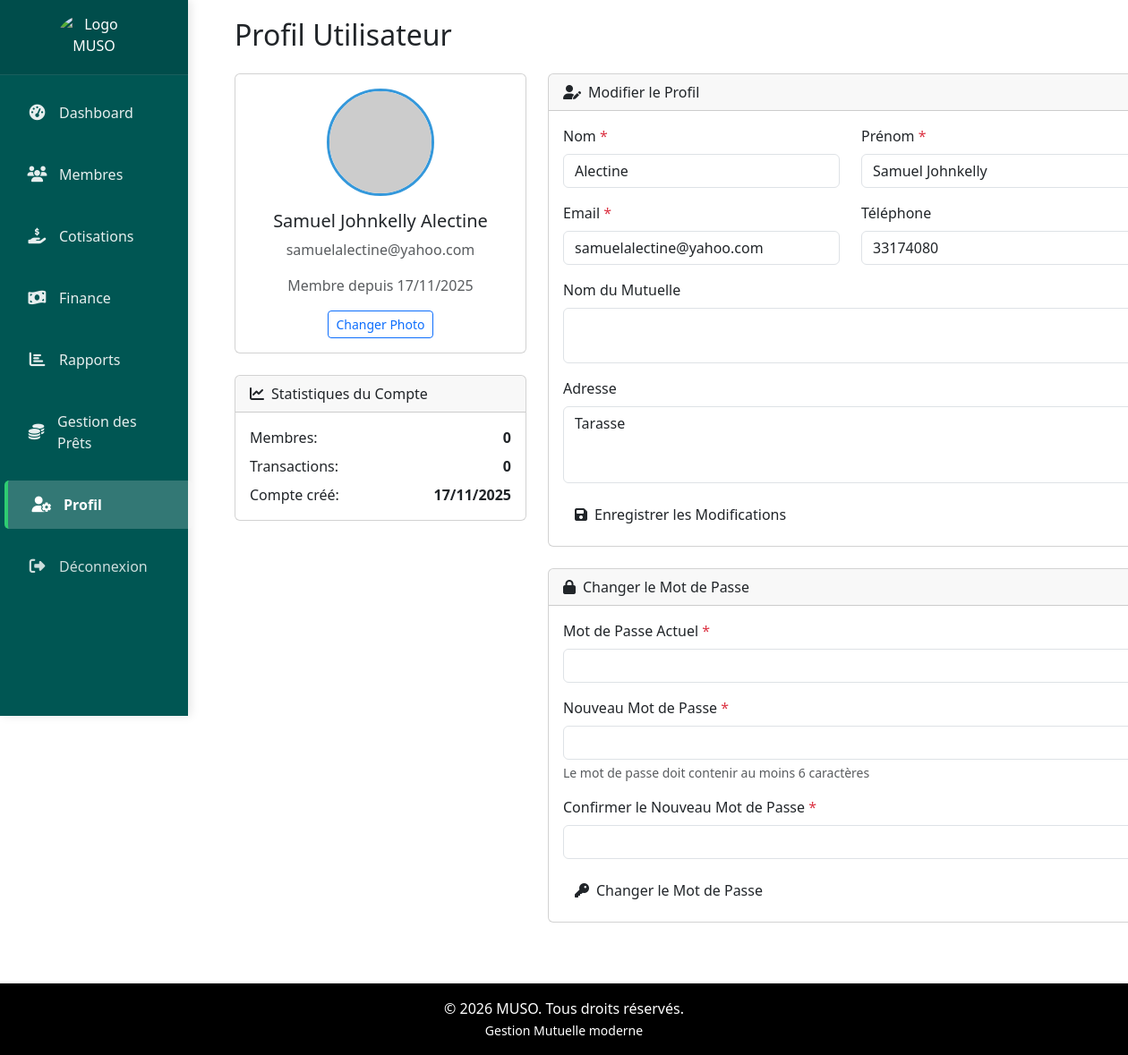
Page /profil.php (signed in) on the committed database.
### tables this page shows
CREATE TABLE IF NOT EXISTS `utilisateurs` (
  `id` int NOT NULL AUTO_INCREMENT,
  `nom` varchar(100) NOT NULL,
  `prenom` varchar(100) NOT NULL,
  `email` varchar(150) NOT NULL,
  `telephone` varchar(20) DEFAULT NULL,
  `adresse` text,
  `sexe` enum('M','F') DEFAULT NULL,
  `mot_de_passe` varchar(255) NOT NULL,
  `date_creation` datetime DEFAULT CURRENT_TIMESTAMP,
  `is_admin` tinyint(1) DEFAULT '0',
  `is_active` tinyint(1) DEFAULT '0',
  `derniere_connexion` timestamp NULL DEFAULT NULL,
  `nom_sol` varchar(255) DEFAULT NULL,
  PRIMARY KEY (`id`),
  UNIQUE KEY `email` (`email`)
);

### config.php (called while the page is built, shortened)
<?php
function getUserId() {
    return $_SESSION['user_id'] ?? null;
}
?>

### profil.php (the view, shortened to what this page needs)
<?php
include 'config.php';
$db = new Database();
$conn = $db->getConnection();
$user_id = getUserId();
$query = "SELECT * FROM utilisateurs WHERE id = :user_id";
$stmt = $conn->prepare($query);
$stmt->bindParam(':user_id', $user_id);
$stmt->execute();
$user = $stmt->fetch(PDO::FETCH_ASSOC);
function secureDisplay($data) {
    if ($data === null || $data === '') {
        return '';
    }
    return htmlspecialchars($data);
}
$user_nom = secureDisplay($user['nom'] ?? '');
$user_prenom = secureDisplay($user['prenom'] ?? '');
$user_email = secureDisplay($user['email'] ?? '');
$user_telephone = secureDisplay($user['telephone'] ?? '');
$user_adresse = secureDisplay($user['adresse'] ?? '');
$user_date_creation = $user['date_creation'] ?? date('Y-m-d H:i:s');
?>
<!DOCTYPE html>
<html lang="fr">
<head>
    <link href="https://cdn.jsdelivr.net/npm/bootstrap@5.3.0/dist/css/bootstrap.min.css" rel="stylesheet">
    <link rel="stylesheet" href="https://cdnjs.cloudflare.com/ajax/libs/font-awesome/6.4.0/css/all.min.css">
</head>
<body>
    <div class="container-fluid">
        <div class="row">
            <?php include 'sidebar.php'; ?>
            <div class="col-md-10 main-content">
                <h2 class="mb-4">Profil Utilisateur</h2>
                <div class="row">
                    <div class="col-md-4">
                        <div class="card text-center">
                            <div class="card-body">
                                <img src="assets/images/declinaison 2 muso.png" class="rounded-circle profile-img mb-3" alt="Photo de profil" onerror="this.src='https://via.placeholder.com/120?text=PROFIL'">
                                <h5><?php echo $user_prenom . ' ' . $user_nom; ?></h5>
                                <p class="text-muted"><?php echo $user_email; ?></p>
                                <p class="text-muted">Membre depuis <?php echo date('d/m/Y', strtotime($user_date_creation)); ?></p>
                                <button class="btn btn-outline-primary btn-sm" data-bs-toggle="modal" data-bs-target="#changePhotoModal">Changer Photo</button>
                            </div>
                        </div>
                        <div class="card mt-4">
                            <div class="card-header">
                                <i class="fas fa-chart-line me-2"></i>Statistiques du Compte
                            </div>
                            <div class="card-body">
                                <?php
                                $query = "SELECT COUNT(*) as total FROM membres WHERE utilisateur_id = :user_id";
                                $stmt = $conn->prepare($query);
                                $stmt->bindParam(':user_id', $user_id);
                                $stmt->execute();
                                $total_membres = $stmt->fetch(PDO::FETCH_ASSOC)['total'];
                                $query = "SELECT COUNT(*) as total FROM transactions WHERE utilisateur_id = :user_id";
                                $stmt = $conn->prepare($query);
                                $stmt->bindParam(':user_id', $user_id);
                                $stmt->execute();
                                $total_transactions = $stmt->fetch(PDO::FETCH_ASSOC)['total'];
                                ?>
                                <div class="d-flex justify-content-between mb-2">
                                    <span>Membres:</span>
                                    <strong><?php echo $total_membres; ?></strong>
                                </div>
                                <div class="d-flex justify-content-between mb-2">
                                    <span>Transactions:</span>
                                    <strong><?php echo $total_transactions; ?></strong>
                                </div>
                                <div class="d-flex justify-content-between">
                                    <span>Compte créé:</span>
                                    <strong><?php echo date('d/m/Y', strtotime($user_date_creation)); ?></strong>
                                </div>
                            </div>
                        </div>
                    </div>
                    <div class="col-md-8">
                        <div class="card">
                            <div class="card-header">
                                <i class="fas fa-user-edit me-2"></i>Modifier le Profil
                            </div>
                            <div class="card-body">
                                <form method="POST">
                                    <div class="row">
                                        <div class="col-md-6">
                                            <div class="mb-3">
                                                <label for="nom" class="form-label">Nom <span class="text-danger">*</span></label>
                                                <input type="text" class="form-control" id="nom" name="nom" value="<?php echo $user_nom; ?>" required>
                                            </div>
                                        </div>
                                        <div class="col-md-6">
                                            <div class="mb-3">
                                                <label for="prenom" class="form-label">Prénom <span class="text-danger">*</span></label>
                                                <input type="text" class="form-control" id="prenom" name="prenom" value="<?php echo $user_prenom; ?>" required>
                                            </div>
                                        </div>
                                    </div>
                                    <div class="row">
                                        <div class="col-md-6">
                                            <div class="mb-3">
                                                <label for="email" class="form-label">Email <span class="text-danger">*</span></label>
                                                <input type="email" class="form-control" id="email" name="email" value="<?php echo $user_email; ?>" required>
                                            </div>
                                        </div>
                                        <div class="col-md-6">
                                            <div class="mb-3">
                                                <label for="telephone" class="form-label">Téléphone</label>
                                                <input type="text" class="form-control" id="telephone" name="telephone" value="<?php echo $user_telephone; ?>">
                                            </div>
                                        </div>
                                    </div>
                                    <div class="mb-3">
                                        <label for="adresse" class="form-label">Nom du Mutuelle</label>
                                        <textarea class="form-control" id="nom_sol" name="nom_sol" ><?php echo $nom_sol; ?></textarea>
                                    </div>
                                    <div class="mb-3">
                                        <label for="adresse" class="form-label">Adresse</label>
                                        <textarea class="form-control" id="adresse" name="adresse" rows="3"><?php echo $user_adresse; ?></textarea>
                                    </div>
                                    <button type="submit" name="update_profile" class="btn btn-finex">
                                        <i class="fas fa-save me-2"></i>Enregistrer les Modifications
                                    </button>
                                </form>
                            </div>
                        </div>
                        <div class="card mt-4">
                            <div class="card-header">
                                <i class="fas fa-lock me-2"></i>Changer le Mot de Passe
                            </div>
                            <div class="card-body">
                                <form method="POST">
                                    <div class="mb-3">
                                        <label for="current_password" class="form-label">Mot de Passe Actuel <span class="text-danger">*</span></label>
                                        <input type="password" class="form-control" id="current_password" name="current_password" required>
                                    </div>
                                    <div class="mb-3">
                                        <label for="new_password" class="form-label">Nouveau Mot de Passe <span class="text-danger">*</span></label>
                                        <input type="password" class="form-control" id="new_password" name="new_password" required minlength="6">
                                        <div class="form-text">Le mot de passe doit contenir au moins 6 caractères</div>
                                    </div>
                                    <div class="mb-3">
                                        <label for="confirm_password" class="form-label">Confirmer le Nouveau Mot de Passe <span class="text-danger">*</span></label>
                                        <input type="password" class="form-control" id="confirm_password" name="confirm_password" required minlength="6">
                                    </div>
                                    <button type="submit" name="change_password" class="btn btn-finex">
                                        <i class="fas fa-key me-2"></i>Changer le Mot de Passe
                                    </button>
                                </form>
                            </div>
                        </div>
                    </div>
                </div>
            </div>
        </div>
    </div>
</body>
</html>
<?php include 'footer.php'; ?>

### profil.php (style rules this page uses)
:root { --primary: #041e64ff; --secondary: #3498db; --success: #2ecc71; --danger: #e74c3c; --warning: #f39c12; --light: #ecf0f1; --dark: #34495e; }
.main-content { margin-left: 250px; padding: 20px; }
.btn-finex { background-color: #3498db; color: white; border: none; }
.profile-img { width: 120px; height: 120px; object-fit: cover; border: 3px solid #3498db; }

### sidebar.php (style rules this page uses)
:root { --primary: #005653; --secondary: #3498db; --success: #2ecc71; --danger: #e74c3c; --warning: #f39c12; --info: #17a2b8; --light: #ecf0f1; --dark: #34495e; }

### rows in the picture
utilisateurs: prenom "Samuel Johnkelly", nom "Alectine", email "samuelalectine@yahoo.com", telephone "33174080", adresse "Tarasse"

### other values in the picture
$total_membres "0"
$total_transactions "0"
